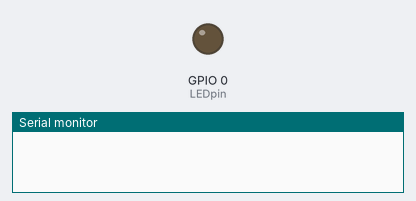
This program was run on a simulated ESP8266 (NodeMCU). Parts: output pins drawn as LEDs (lit = HIGH), the last lines printed to the serial monitor. A WiFi scan finds three made-up networks.

Above: at 0.2 s.
At 2.2 s:
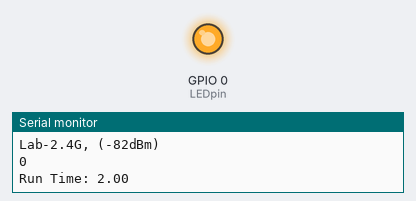
Timing chart, 0 to 3.7 s (numbered marks = the images above):
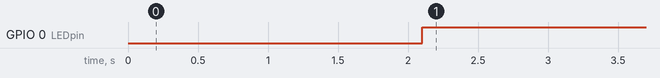

Measured:
- by itself, GPIO 0 (LEDpin): LOW → HIGH at 2.1 s

The program:

main.cpp
```cpp
/*
 * Only ESP plus small LED:
 * Average power consumption: 32.5mW
 * Max: 240mW
 */

#include "ESP8266WiFi.h"
#include "BrightnessMap.h"

unsigned long start_time; // = micros();
unsigned long end_time; // = micros();
int nets;
int LEDpin = 0;


void setBrightness(int val);
void printScanResult(int networksFound);


void printScanResult(int networksFound)
{
  int val = 0;
  //Serial.println();
  Serial.printf("%d network(s) found\n", networksFound);
  for (int i = 0; i < networksFound; i++)
  {
    //Serial.printf("%d: %s, Ch:%d (%ddBm) %s\n", i + 1, WiFi.SSID(i).c_str(), WiFi.channel(i), WiFi.RSSI(i), WiFi.encryptionType(i) == ENC_TYPE_NONE ? "open" : "");
    Serial.printf("%s, (%ddBm)\n", WiFi.SSID(i).c_str(), WiFi.RSSI(i));

  /*
   *  -20 is the closest
   *  -80 is the farthest
   *
   *  Need to come up with an algorythm that has the desired effect
   */
    //if(WiFi.SSID(i).c_str() == "ESP-AP") val += 100 - WiFi.RSSI(i);
    //if(WiFi.SSID(i).c_str() == "ESP-AP\n") val += 100 - WiFi.RSSI(i);
    if(WiFi.SSID(i) == "ESP-AP") val += 100 + WiFi.RSSI(i);
    //if(WiFi.SSID(i) == "ESP-AP\n") val += 100 - WiFi.RSSI(i);
  }

  setBrightness(val);
}

void setBrightness(int val)
{
  if (val > 100) val = 100;
  Serial.println(val);

  val = BrightnessMap[val]; //map the brightness to make the led brightness change appear linear (normally it will look logarithmic)
  analogWrite(LEDpin, (100-val)*PWMRANGE/100);
}


void setup()
{
  Serial.begin(115200);
  Serial.println();

  WiFi.mode(WIFI_STA);
  WiFi.disconnect();
  delay(100);

  pinMode(LEDpin, OUTPUT);
  analogWrite(LEDpin, 0);
}


void loop() {
  start_time = micros();
  int nets = WiFi.scanNetworks();
  printScanResult(nets);
  end_time = micros();
  Serial.print("Run Time: ");
  Serial.println((end_time - start_time)/1000000.0);

  }
```

BrightnessMap.h
```cpp
int BrightnessMap[100] = {
  0  ,
15.05149978 ,
23.85606274 ,
30.10299957 ,
34.94850022 ,
38.90756252 ,
42.254902 ,
45.15449935 ,
47.71212547 ,
50  ,
52.06963426 ,
53.9590623  ,
55.69716762 ,
57.30640178 ,
58.80456295 ,
60.20599913 ,
61.52244607 ,
62.76362526 ,
63.93768005 ,
65.05149978 ,
66.11096474 ,
67.12113404 ,
68.0863918  ,
69.01056209 ,
69.89700043 ,
70.7486674  ,
71.56818821 ,
72.35790157 ,
73.11989989 ,
73.85606274 ,
74.56808469 ,
75.25749892 ,
75.92569699 ,
76.57394585 ,
77.20340222 ,
77.81512504 ,
78.4100862  ,
78.98917983 ,
79.55323035 ,
80.10299957 ,
80.63919284 ,
81.16246452 ,
81.67342278 ,
82.17263382 ,
82.66062569 ,
83.13789158 ,
83.6048929  ,
84.06206187 ,
84.509804 ,
84.94850022 ,
85.3785088  ,
85.80016718 ,
86.21379348 ,
86.61968799 ,
87.01813447 ,
87.40940135 ,
87.79374278 ,
88.17139968 ,
88.54260058 ,
88.90756252 ,
89.26649175 ,
89.61958447 ,
89.96702747 ,
90.3089987  ,
90.64566783 ,
90.97719678 ,
91.30374014 ,
91.62544564 ,
91.94245454 ,
92.254902 ,
92.56291744 ,
92.86662482 ,
93.16614301 ,
93.46158599 ,
93.75306317 ,
94.04067961 ,
94.32453626 ,
94.60473013 ,
94.88135456 ,
95.15449935 ,
95.42425094 ,
95.69069262 ,
95.95390462 ,
96.2139643  ,
96.47094629 ,
96.72492256 ,
96.97596263 ,
97.22413361 ,
97.46950033 ,
97.71212547 ,
97.95206962 ,
98.18939137 ,
98.42414743 ,
98.65639268 ,
98.88618026 ,
99.11356165 ,
99.33858671 ,
99.56130378 ,
99.78175973 ,
100
};
```
